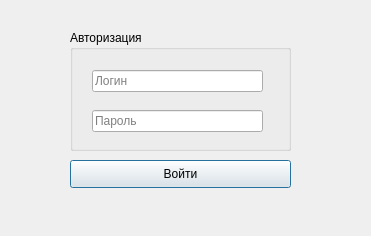
<?xml version="1.0" encoding="UTF-8"?>
<ui version="4.0">
 <class>authorization</class>
 <widget class="QDialog" name="authorization">
  <property name="geometry">
   <rect>
    <x>0</x>
    <y>0</y>
    <width>371</width>
    <height>236</height>
   </rect>
  </property>
  <property name="windowTitle">
   <string>Авторизация</string>
  </property>
  <widget class="QGroupBox" name="groupBox">
   <property name="geometry">
    <rect>
     <x>70</x>
     <y>30</y>
     <width>221</width>
     <height>121</height>
    </rect>
   </property>
   <property name="title">
    <string>Авторизация </string>
   </property>
   <widget class="QLineEdit" name="login">
    <property name="geometry">
     <rect>
      <x>22</x>
      <y>40</y>
      <width>171</width>
      <height>22</height>
     </rect>
    </property>
    <property name="statusTip">
     <string/>
    </property>
    <property name="accessibleName">
     <string/>
    </property>
    <property name="accessibleDescription">
     <string/>
    </property>
    <property name="inputMask">
     <string/>
    </property>
    <property name="text">
     <string/>
    </property>
    <property name="echoMode">
     <enum>QLineEdit::Normal</enum>
    </property>
    <property name="placeholderText">
     <string>Логин</string>
    </property>
   </widget>
   <widget class="QLineEdit" name="password">
    <property name="geometry">
     <rect>
      <x>22</x>
      <y>80</y>
      <width>171</width>
      <height>22</height>
     </rect>
    </property>
    <property name="inputMask">
     <string/>
    </property>
    <property name="text">
     <string/>
    </property>
    <property name="echoMode">
     <enum>QLineEdit::Password</enum>
    </property>
    <property name="placeholderText">
     <string comment="выавыа">Пароль</string>
    </property>
   </widget>
  </widget>
  <widget class="QPushButton" name="confirm">
   <property name="geometry">
    <rect>
     <x>70</x>
     <y>160</y>
     <width>221</width>
     <height>28</height>
    </rect>
   </property>
   <property name="text">
    <string>Войти</string>
   </property>
  </widget>
 </widget>
 <resources/>
 <connections/>
</ui>
